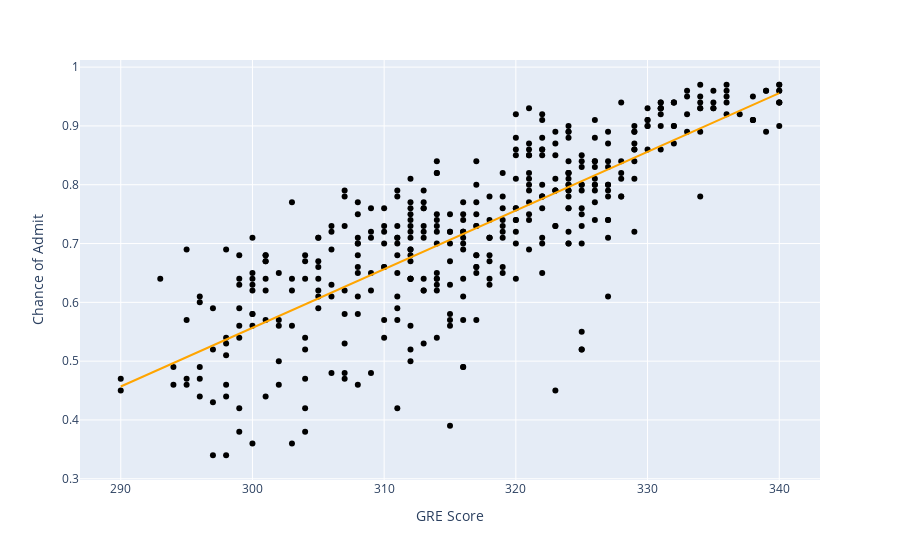

Notebook cell for this chart:
### Code cell
fig = px.scatter(
    DF,
    y='Chance of Admit ',
    x='GRE Score',
    color_discrete_sequence=['black'],
    trendline='ols',
    trendline_color_override='orange'
)

fig.show()

### Figure 1 — Plotly figure (JSON) as saved in the notebook; plotly's stock layout.template omitted (floating-point values rounded to 4 significant figures; data arrays with more than 128 entries replaced by an {"elided": "..."} marker saying what was removed)
{"data": [{"hovertemplate": "GRE Score=%{x}<br>Chance of Admit =%{y}<extra></extra>", "legendgroup": "", "marker": {"color": "black", "symbol": "circle"}, "mode": "markers", "name": "", "orientation": "v", "showlegend": false, "type": "scatter", "x": {"elided": "400 int values"}, "xaxis": "x", "y": {"elided": "400 float values"}, "yaxis": "y"}, {"hovertemplate": "<b>OLS trendline</b><br>Chance of Admit  = 0.00997588 * GRE Score + -2.43608<br>R<sup>2</sup>=0.644184<br><br>GRE Score=%{x}<br>Chance of Admit =%{y} <b>(trend)</b><extra></extra>", "legendgroup": "", "line": {"color": "orange"}, "marker": {"color": "black", "symbol": "circle"}, "mode": "lines", "name": "", "showlegend": false, "type": "scatter", "x": {"elided": "400 int values"}, "xaxis": "x", "y": {"elided": "400 float values"}, "yaxis": "y"}], "layout": {"autosize": true, "legend": {"tracegroupgap": 0}, "margin": {"t": 60}, "xaxis": {"anchor": "y", "autorange": true, "domain": [0, 1], "range": [286.9, 343.1], "title": {"text": "GRE Score"}, "type": "linear"}, "yaxis": {"anchor": "x", "autorange": true, "domain": [0, 1], "range": [0.2912, 1.019], "title": {"text": "Chance of Admit "}, "type": "linear"}}}
